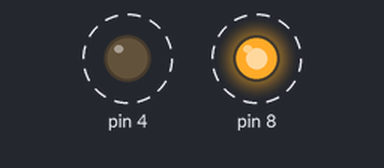
This sketch was run on a simulated Arduino Uno, built with avr-gcc and run on an emulated ATmega328P. On the bench: output pins drawn as LEDs (lit = HIGH). Dashed ring = blinking.

Above: at 0.05 s.
Timing chart, 0 to 3.0 s (numbered marks = the images above):
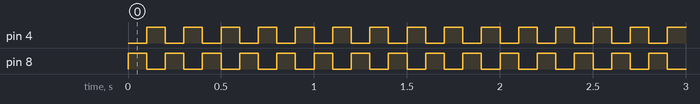

Measured:
- by itself, pin 4, pin 8: alternates HIGH for 0.10 s and LOW for 0.10 s

The sketch:

led_blink.ino
```cpp
// C++ code
//
void setup()
{
  pinMode(8, OUTPUT);
  pinMode(4, OUTPUT);
}

void loop()
{
  digitalWrite(8, HIGH);
  digitalWrite(4, LOW);
  delay(100); // Wait for 1000 millisecond(s)
  digitalWrite(8, LOW);
  digitalWrite(4, HIGH);
  delay(100); // Wait for 1000 millisecond(s)
}
```
